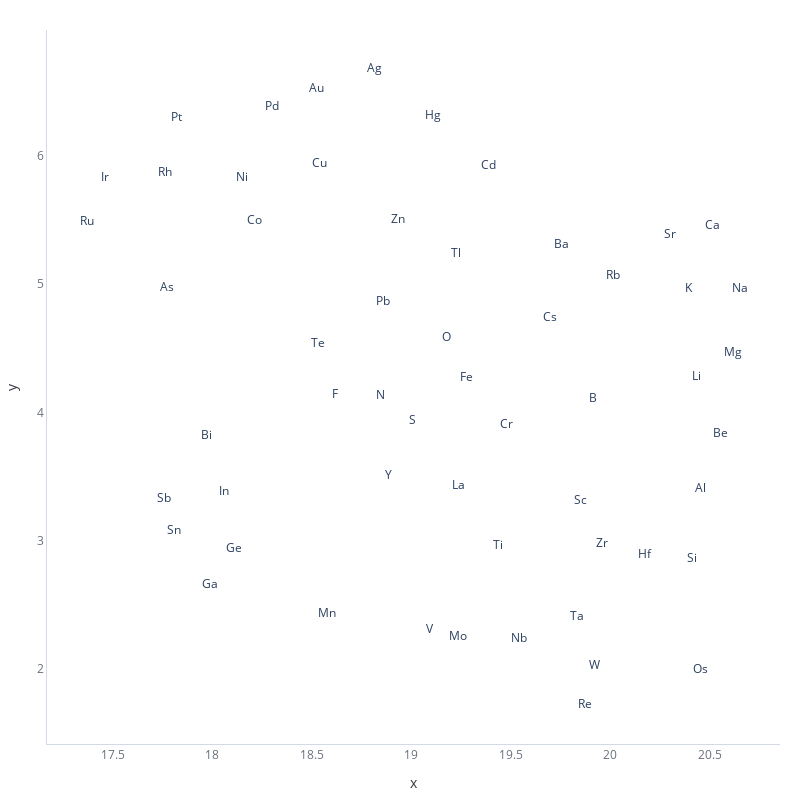

The code cell stored with this chart in its notebook:
### Code cell
from umap import UMAP
import plotly.express as px

umap = UMAP(n_neighbors=15, metric='euclidean')

spec_df[['x', 'y']] = umap.fit_transform(spec_df.iloc[:64].values)

spec_df.columns = [str(c) for c in spec_df.columns]
px.scatter(spec_df.reset_index(), x='x', y='y', text='index', width=800, height=800, opacity=0)

### Figure 1 — Plotly figure (JSON) as saved in the notebook; plotly's stock layout.template omitted (floating-point values rounded to 4 significant figures)
{"data": [{"hovertemplate": "x=%{x}<br>y=%{y}<br>index=%{text}<extra></extra>", "legendgroup": "", "marker": {"color": "#1846b3", "opacity": 0, "symbol": "circle"}, "mode": "markers+text", "name": "", "orientation": "v", "showlegend": false, "text": ["Li", "Be", "B", "N", "O", "F", "Na", "Mg", "Al", "Si", "S", "K", "Ca", "Sc", "Ti", "V", "Cr", "Mn", "Fe", "Co", "Ni", "Cu", "Zn", "Ga", "Ge", "As", "Rb", "Sr", "Y", "Zr", "Nb", "Mo", "Ru", "Rh", "Pd", "Ag", "Cd", "In", "Sn", "Sb", "Te", "Cs", "Ba", "La", "Hf", "Ta", "W", "Re", "Os", "Ir", "Pt", "Au", "Hg", "Tl", "Pb", "Bi"], "type": "scatter", "x": [20.43, 20.55, 19.91, 18.85, 19.18, 18.62, 20.65, 20.61, 20.45, 20.41, 19.0, 20.39, 20.51, 19.85, 19.44, 19.09, 19.48, 18.58, 19.28, 18.21, 18.15, 18.54, 18.93, 17.99, 18.11, 17.77, 20.01, 20.3, 18.89, 19.96, 19.54, 19.24, 17.37, 17.76, 18.3, 18.82, 19.39, 18.06, 17.81, 17.76, 18.53, 19.7, 19.75, 19.24, 20.17, 19.83, 19.92, 19.87, 20.45, 17.46, 17.82, 18.52, 19.11, 19.23, 18.86, 17.97], "xaxis": "x", "y": [4.273, 3.831, 4.104, 4.129, 4.579, 4.133, 4.962, 4.465, 3.406, 2.857, 3.932, 4.962, 5.454, 3.31, 2.963, 2.302, 3.905, 2.428, 4.267, 5.487, 5.824, 5.931, 5.5, 2.655, 2.933, 4.97, 5.062, 5.379, 3.504, 2.972, 2.235, 2.251, 5.484, 5.863, 6.378, 6.671, 5.92, 3.384, 3.072, 3.329, 4.53, 4.737, 5.305, 3.428, 2.89, 2.407, 2.029, 1.725, 1.994, 5.828, 6.292, 6.52, 6.307, 5.231, 4.858, 3.818], "yaxis": "y"}], "layout": {"height": 800, "legend": {"tracegroupgap": 0}, "width": 800, "xaxis": {"anchor": "y", "domain": [0, 1], "title": {"text": "x"}}, "yaxis": {"anchor": "x", "domain": [0, 1], "title": {"text": "y"}}}}
